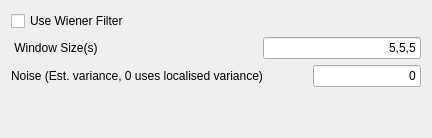
              <widget class="QWidget" name="tab_8">
               <property name="enabled">
                <bool>true</bool>
               </property>
               <attribute name="title">
                <string>Wiener</string>
               </attribute>
               <layout class="QVBoxLayout" name="verticalLayout_13">
                <item>
                 <layout class="QVBoxLayout" name="verticalLayout_10">
                  <item>
                   <widget class="QCheckBox" name="checkBox_wiener">
                    <property name="enabled">
                     <bool>true</bool>
                    </property>
                    <property name="toolTip">
                     <string>NOT ENABLED - Speak to MBI Imaging Team

scipy.signal.wiener(im, mysize=None, noise=None)

    Perform a Wiener filter on an N-dimensional array.

    Apply a Wiener filter to the N-dimensional array im.</string>
                    </property>
                    <property name="text">
                     <string>Use Wiener Filter</string>
                    </property>
                   </widget>
                  </item>
                  <item>
                   <layout class="QHBoxLayout" name="horizontalLayout_42">
                    <item>
                     <widget class="QLabel" name="label_34">
                      <property name="enabled">
                       <bool>true</bool>
                      </property>
                      <property name="toolTip">
                       <string>mysize : int or arraylike, optional

    A scalar or an N-length list giving the size of the Wiener filter window in each dimension. Elements of mysize should be odd. If mysize is a scalar, then this scalar is used as the size in each dimension.
</string>
                      </property>
                      <property name="text">
                       <string> Window Size(s)</string>
                      </property>
                      <property name="buddy">
                       <cstring>lineEdit_wiener_size</cstring>
                      </property>
                     </widget>
                    </item>
                    <item>
                     <spacer name="horizontalSpacer_11">
                      <property name="orientation">
                       <enum>Qt::Horizontal</enum>
                      </property>
                      <property name="sizeHint" stdset="0">
                       <size>
                        <width>40</width>
                        <height>20</height>
                       </size>
                      </property>
                     </spacer>
                    </item>
                    <item>
                     <widget class="QLineEdit" name="lineEdit_wiener_size">
                      <property name="enabled">
                       <bool>true</bool>
                      </property>
                      <property name="toolTip">
                       <string>mysize : int or arraylike, optional

    A scalar or an N-length list giving the size of the Wiener filter window in each dimension. Elements of mysize should be odd. If mysize is a scalar, then this scalar is used as the size in each dimension.
</string>
                      </property>
                      <property name="layoutDirection">
                       <enum>Qt::RightToLeft</enum>
                      </property>
                      <property name="text">
                       <string>5,5,5</string>
                      </property>
                      <property name="alignment">
                       <set>Qt::AlignRight|Qt::AlignTrailing|Qt::AlignVCenter</set>
                      </property>
                     </widget>
                    </item>
                   </layout>
                  </item>
                  <item>
                   <layout class="QHBoxLayout" name="horizontalLayout_43">
                    <item>
                     <widget class="QLabel" name="label_35">
                      <property name="enabled">
                       <bool>true</bool>
                      </property>
                      <property name="toolTip">
                       <string>&lt;html&gt;&lt;head/&gt;&lt;body&gt;&lt;p&gt;noise: Estimation of noise, Set to 0 for local variance to be used.&lt;/p&gt;&lt;/body&gt;&lt;/html&gt;</string>
                      </property>
                      <property name="text">
                       <string>Noise (Est. variance, 0 uses localised variance) </string>
                      </property>
                      <property name="buddy">
                       <cstring>lineEdit_wiener_noise</cstring>
                      </property>
                     </widget>
                    </item>
                    <item>
                     <spacer name="horizontalSpacer_12">
                      <property name="orientation">
                       <enum>Qt::Horizontal</enum>
                      </property>
                      <property name="sizeHint" stdset="0">
                       <size>
                        <width>40</width>
                        <height>20</height>
                       </size>
                      </property>
                     </spacer>
                    </item>
                    <item>
                     <widget class="QLineEdit" name="lineEdit_wiener_noise">
                      <property name="enabled">
                       <bool>true</bool>
                      </property>
                      <property name="toolTip">
                       <string>mysize : int or arraylike, optional

    A scalar or an N-length list giving the size of the Wiener filter window in each dimension. Elements of mysize should be odd. If mysize is a scalar, then this scalar is used as the size in each dimension.
</string>
                      </property>
                      <property name="layoutDirection">
                       <enum>Qt::RightToLeft</enum>
                      </property>
                      <property name="text">
                       <string>0</string>
                      </property>
                      <property name="alignment">
                       <set>Qt::AlignRight|Qt::AlignTrailing|Qt::AlignVCenter</set>
                      </property>
                     </widget>
                    </item>
                   </layout>
                  </item>
                  <item>
                   <spacer name="verticalSpacer_2">
                    <property name="orientation">
                     <enum>Qt::Vertical</enum>
                    </property>
                    <property name="sizeHint" stdset="0">
                     <size>
                      <width>20</width>
                      <height>40</height>
                     </size>
                    </property>
                   </spacer>
                  </item>
                 </layout>
                </item>
               </layout>
              </widget>
